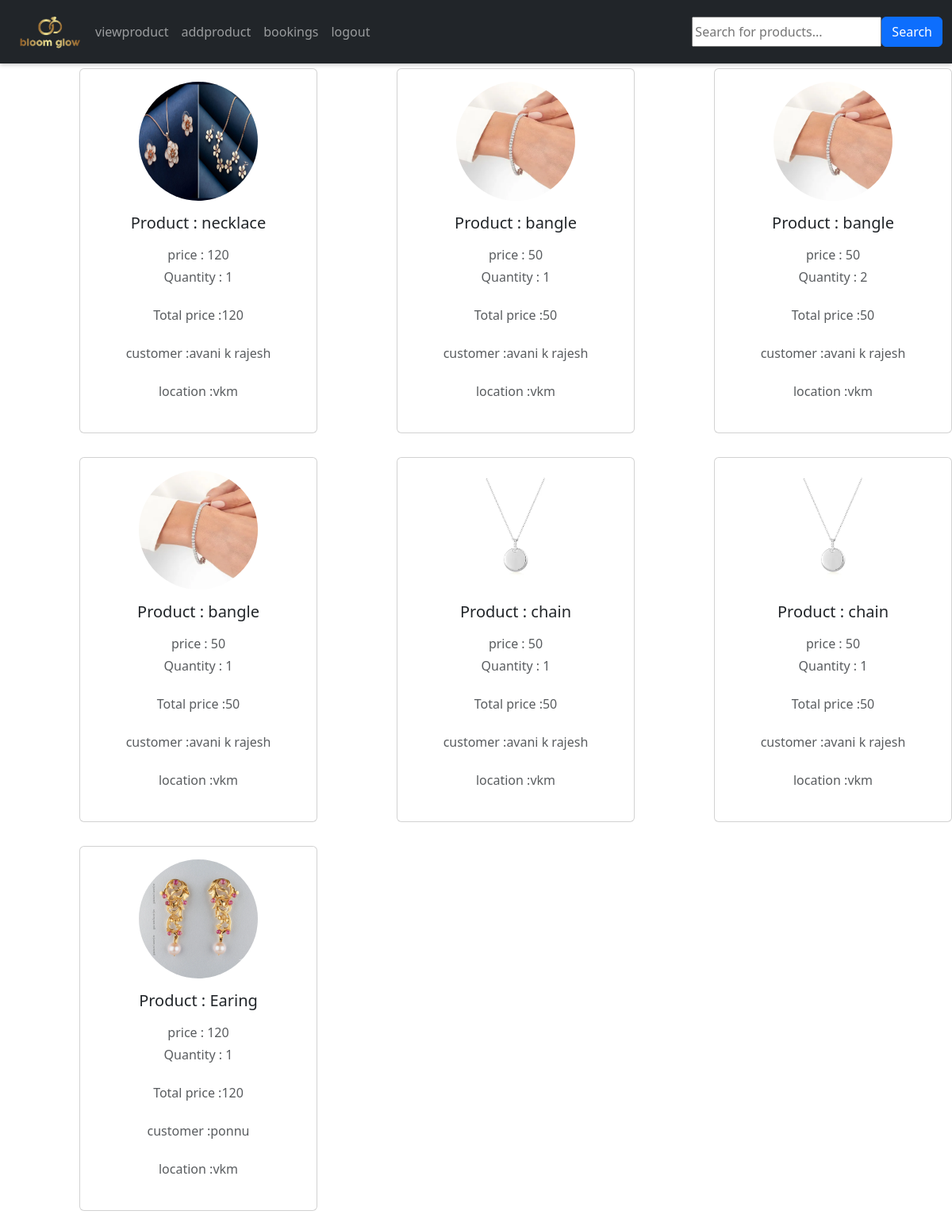
The app's page /bookinghistry (signed in) with its own data.
### app/models.py (models this page shows, shortened)
class Buy(models.Model):
    product = models.ForeignKey(Product,on_delete=models.CASCADE)
    user = models.ForeignKey(Register,on_delete=models.CASCADE)
    date_of_buying = models.TextField()
    quantity = models.IntegerField()
    price = models.IntegerField()
    DELIVERY_STATUS_CHOICES = [
        ("Pending", "Pending"),
        ("Shipped", "Shipped"),
        ("In Transit", "In Transit"),
        ("Delivered", "Delivered"),
    ]
    delivery_status = models.CharField(
        max_length=20, choices=DELIVERY_STATUS_CHOICES, default="Pending"
    )
    def __str__(self):
        return f"{self.product.name} - {self.delivery_status}"

class Product(models.Model):
    shop = models.ForeignKey(Shopreg,on_delete=models.CASCADE)
    name = models.TextField()
    discription = models.TextField()
    price = models.IntegerField()
    quantity = models.IntegerField()
    offerprice = models.IntegerField()
    image = models.FileField()

class Register(models.Model):
    Email = models.EmailField(unique=True)
    name = models.TextField()
    phonenumber = models.IntegerField()
    password = models.TextField()
    location= models.TextField()

### app/views.py (the view)
# urls.py: path('bookinghistry',views.bookinghistry),
def bookinghistry(req):
    l=[]
    data=Product.objects.filter(shop=get_shop(req))
    for i in data:
        data1=Buy.objects.filter(product=i)
        l.append(data1)
    print(l)
    return render(req,'shop/bookinghistry.html',{'data':l})

### app/views.py (called while the page is built)
def get_shop(req):
    data=Shopreg.objects.get(Email=req.session['shop'])
    return data

### template/shop/bookinghistry.html (shortened to what this page needs)
<!DOCTYPE html>
<html lang="en">
<head>
  <link href="https://cdn.jsdelivr.net/npm/bootstrap@5.3.3/dist/css/bootstrap.min.css" rel="stylesheet">
</head>
<body>
  <nav id="nav" class="navbar navbar-expand-sm navbar-dark bg-dark">
    <div class="container-fluid">
      <a href="../viewpro" class="logo"  >
        <img src=" static/logo.png" alt="logo" width="100px">
      </a>
      <div class="collapse navbar-collapse" id="mynavbar">
        <ul class="navbar-nav me-auto">
          <li class="nav-item">
            <a class="nav-link" href="../viewpro">viewproduct</a>
          </li>
        <li class="nav-item">
          <a class="nav-link" href="../addpro">addproduct</a>
        </li>
      <li class="nav-item">
        <a class="nav-link" href="../bookinghistry">bookings</a>
      </li>
          <li class="nav-item">
            <a class="nav-link" href="../logout">logout</a>
          </li>
        </ul>
    <form class="d-flex" method="get" action="{% url 'product_search' %}">
      <input type="text" name="form-control me-2" placeholder="Search for products...">
      <button type="submit" class="btn btn-primary">Search</button>
    </form>
      </div>
    </div>
  </nav>
  {% for i in data %}
  {% for j in i %}
  <div class="card mb-4">
    <div class="card-body text-center">
      <img src="{{j.product.image.url}}" alt="avatar" class="rounded-circle img-fluid" style="width: 150px;height: 150px;">
      <h5 class="my-3">Product : {{j.product.name}}</h5>
      <p class="text-muted mb-1">price : {{j.price}}</p>
      <p class="text-muted mb-4">Quantity : {{j.quantity}}</p>
      <p class="text-muted mb-4">Total price :{{j.price}}</p>
      <p class="text-muted mb-4">customer :{{j.user.name}}</p>
      <p class="text-muted mb-4">location :{{j.user.location}}</p>
        </div>
    </div>
  {% endfor %}
  {% endfor %}
</body>
</html>

### template/shop/bookinghistry.html (style rules this page uses)
.card { float: left; width: 300px; margin-left: 100PX; padding: 0px; margin-top: 6px; }
.navbar .nav-link { transition: color 0.3s; / }
#nav { box-shadow: 0 2px 5px rgba(0, 0, 0, 0.2); height: 80px; margin: -20px -20px-20px 0; }

### records on screen
Buy: product.image (picture), product.name "necklace", price "120", quantity "1", user.name "avani k rajesh", user.location "vkm"
Buy: product.image (picture), product.name "bangle", price "50", quantity "1", user.name "avani k rajesh", user.location "vkm"
Buy: product.image (picture), product.name "bangle", price "50", quantity "2", user.name "avani k rajesh", user.location "vkm"
Buy: product.image (picture), product.name "bangle", price "50", quantity "1", user.name "avani k rajesh", user.location "vkm"
Buy: product.image (picture), product.name "chain", price "50", quantity "1", user.name "avani k rajesh", user.location "vkm"
Buy: product.image (picture), product.name "chain", price "50", quantity "1", user.name "avani k rajesh", user.location "vkm"
Buy: product.image (picture), product.name "Earing", price "120", quantity "1", user.name "ponnu", user.location "vkm"
